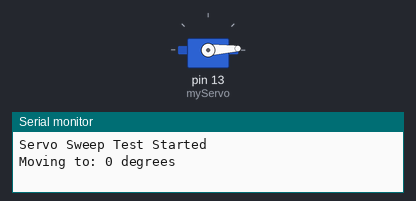
Recording of a sketch running on a simulated Arduino Uno, built with avr-gcc and run on an emulated ATmega328P. Parts: servo, the last lines printed to the serial monitor.

Above: at 0.05 s.
At 2.35 s:
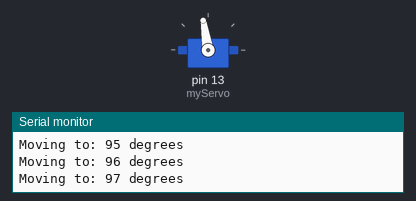
At 4.7 s:
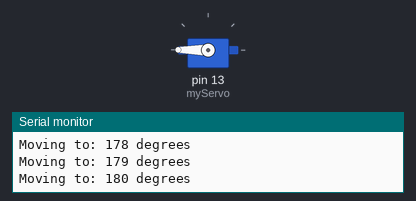
At 9.35 s:
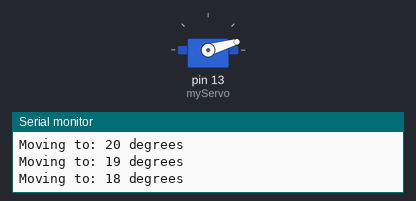
Timing chart, 0 to 13.9 s (numbered marks = the images above):
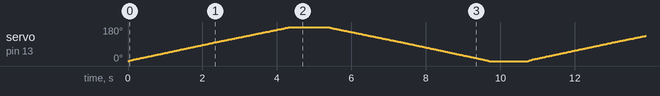

The sketch:

sevo.ino
```cpp
#include <Servo.h>

Servo myServo;  // Create servo object

int pos = 0;    // Variable to store servo position

void setup() {
  myServo.attach(13);  // Attach servo to pin 9
  Serial.begin(9600);
  Serial.println("Servo Sweep Test Started");
}

void loop() {
  // Sweep from 0 to 180 degrees
  for (pos = 0; pos <= 180; pos += 1) {
    myServo.write(pos);
    Serial.print("Moving to: ");
    Serial.print(pos);
    Serial.println(" degrees");
    delay(15); // Wait for servo to reach position
  }

  delay(1000); // Pause at 180 degrees

  // Sweep from 180 to 0 degrees
  for (pos = 180; pos >= 0; pos -= 1) {
    myServo.write(pos);
    Serial.print("Moving to: ");
    Serial.print(pos);
    Serial.println(" degrees");
    delay(15);
  }

  delay(1000); // Pause at 0 degrees
}
```
